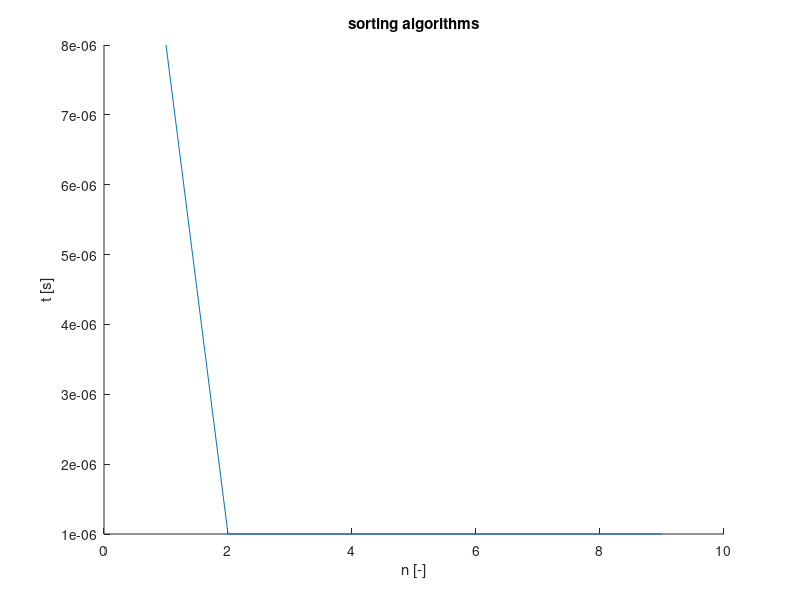

Reproduce this figure in MATLAB. (Note: this script raises an error after producing the figure.)
clear;
clc; 
close all;
fid=fopen('quicksort.txt');
data=textscan(fid,'%d %f');
fclose ( fid );
x=data{1};
quicksort_y=data{2};
fid=fopen('mergesort.txt');
data=textscan(fid,'%d %f')
fclose ( fid );
mergesort_y=data{2};
fid=fopen('heapsort.txt');
data=textscan(fid,'%d %f');
fclose ( fid );
heapsort_y=data{2};
fid=fopen('shellsort.txt');
data=textscan(fid,'%d %f');
fclose ( fid );
shellsort_y =data{2};
figure ;
title ('sorting algorithms');
xlabel('n [-]');
ylabel('t [s]');
hold on;
plot(x, quicksort_y);
plot(x, mergesort_y);
plot(x,heapsort_y);
plot(x, shellsort_y );
legend('quicksort','mergesort','heapsort','shellsort','Location','northwest');
hold off ;
